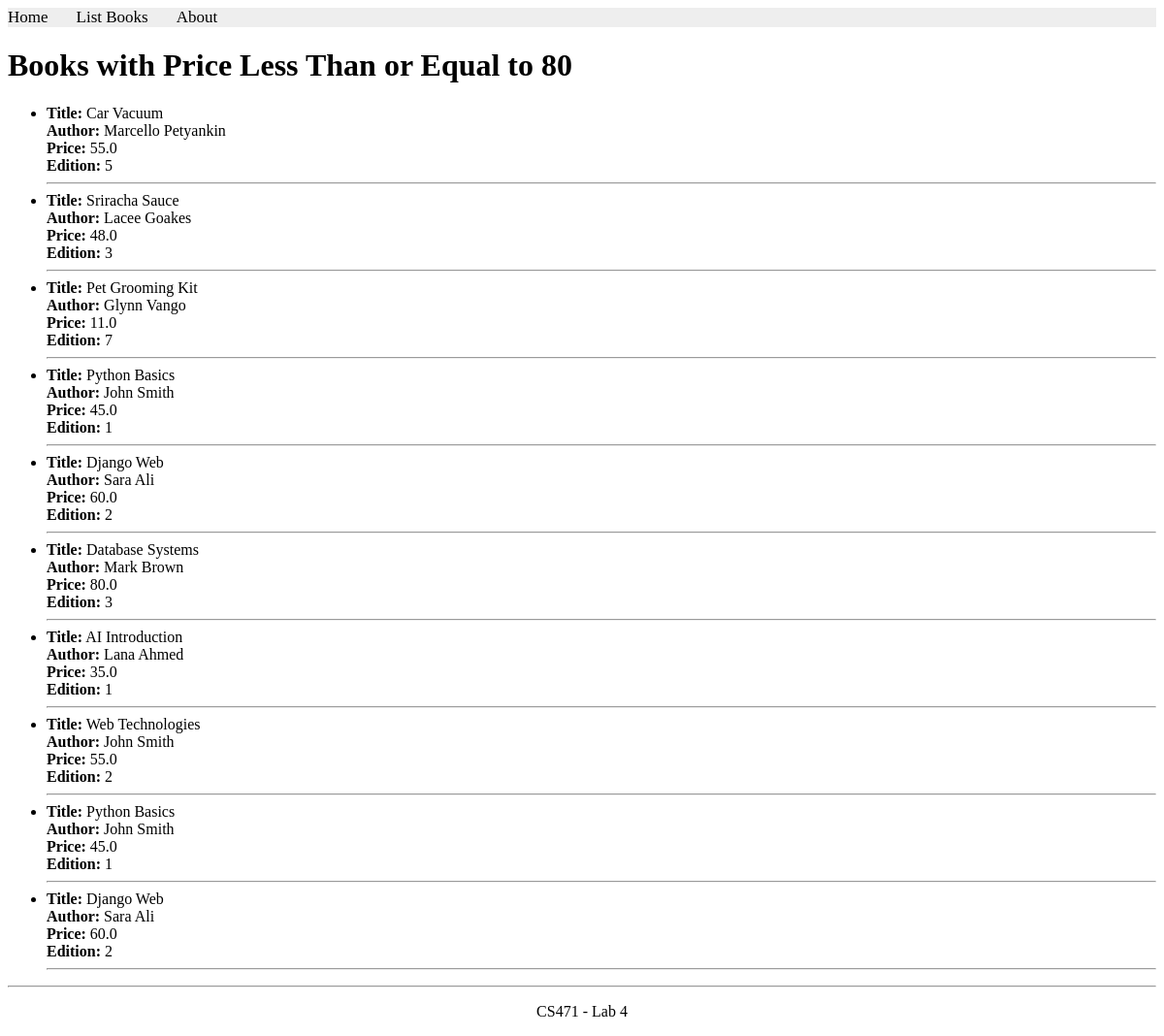
The page /books/lab8/task1 on the database its author committed.
### apps/bookmodule/models.py (models this page shows, shortened)
class Book(models.Model):
    title = models.CharField(max_length=100)
    author = models.CharField(max_length=50, blank=True, null=True)
    price = models.FloatField(default=0.0)
    edition = models.SmallIntegerField(default=1)
    quantity = models.IntegerField(default=1)
    pubdate = models.DateTimeField(null=True, blank=True)
    rating = models.SmallIntegerField(default=1)
    publisher = models.ForeignKey(Publisher, null=True, blank=True, on_delete=models.SET_NULL)
    authors = models.ManyToManyField(Author, blank=True)

### apps/bookmodule/views.py (the view)
# urls.py: path('lab8/task1', views.lab8_task1, name="books.lab8_task1"),
def lab8_task1(request):
        books = Book.objects.filter(Q(price__lte=80))
        return render(request, "bookmodule/lab8_task1.html", {'books': books})

### apps/templates/bookmodule/lab8_task1.html (shortened to what this page needs)
{% extends "layouts/base.html" %}
{% block content %}
<h1>Books with Price Less Than or Equal to 80</h1>
{% if books %}
    <ul>
        {% for book in books %}
            <li>
                <strong>Title:</strong> {{ book.title }} <br>
                <strong>Author:</strong> {{ book.author }} <br>
                <strong>Price:</strong> {{ book.price }} <br>
                <strong>Edition:</strong> {{ book.edition }}
            </li>
            <hr>
        {% endfor %}
    </ul>
{% else %}
    <p>No books found.</p>
{% endif %}
{% endblock content %}

### rows shown on the page
Book: title "Car Vacuum", author "Marcello Petyankin", price "55.0", edition "5"
Book: title "Sriracha Sauce", author "Lacee Goakes", price "48.0", edition "3"
Book: title "Pet Grooming Kit", author "Glynn Vango", price "11.0", edition "7"
Book: title "Python Basics", author "John Smith", price "45.0", edition "1"
Book: title "Django Web", author "Sara Ali", price "60.0", edition "2"
Book: title "Database Systems", author "Mark Brown", price "80.0", edition "3"
Book: title "AI Introduction", author "Lana Ahmed", price "35.0", edition "1"
Book: title "Web Technologies", author "John Smith", price "55.0", edition "2"
Book: title "Python Basics", author "John Smith", price "45.0", edition "1"
Book: title "Django Web", author "Sara Ali", price "60.0", edition "2"
